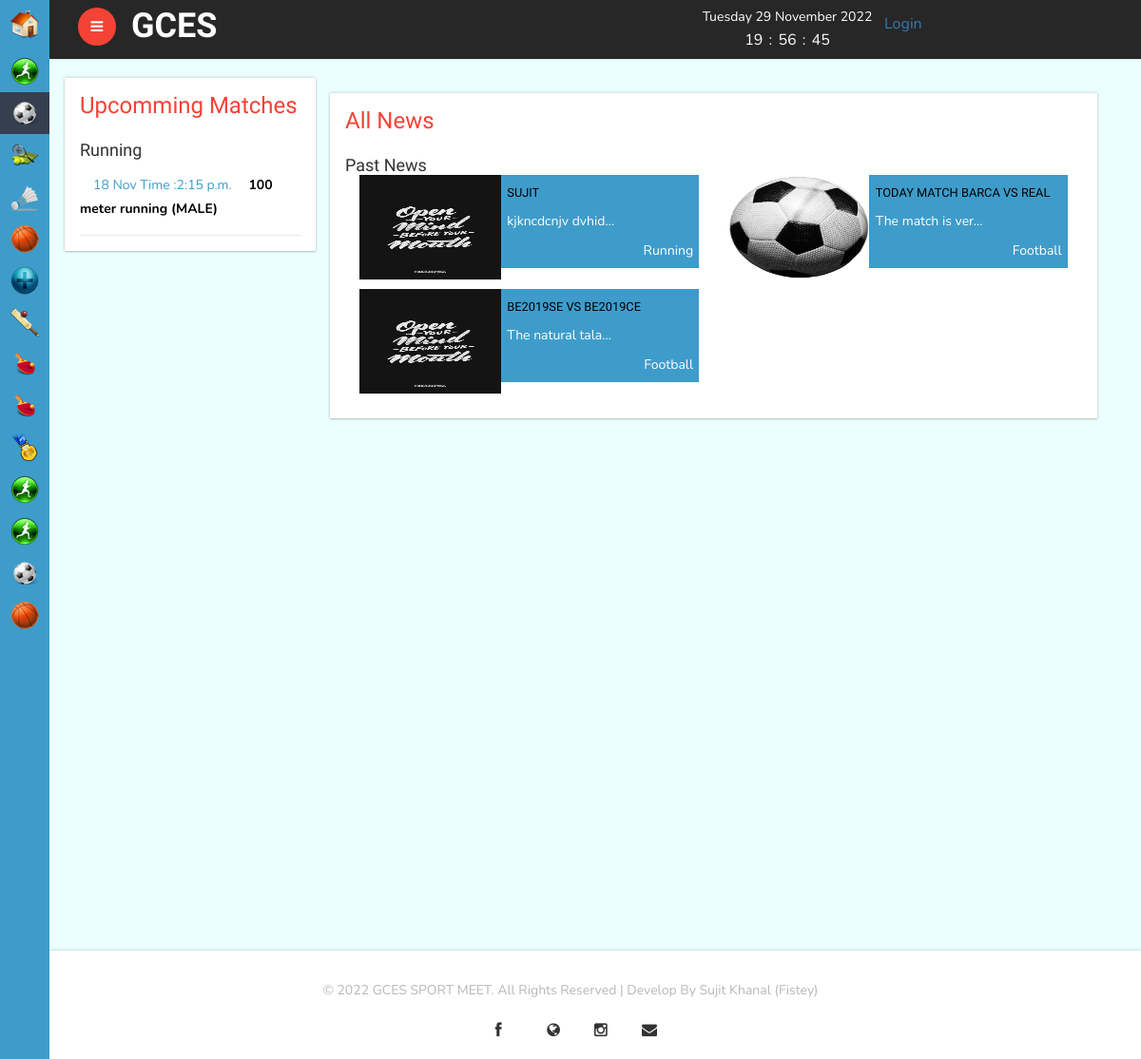
The page / on the database its author committed.
### sports/models.py (models this page shows)
class Sports(models.Model):
    MULTIPLE = 'MULTIPLE'
    SINGLE = 'SINGLE'
    TYPE_CHOICES = [
        (MULTIPLE, 'MULTIPLE'),
        (SINGLE, 'SINGLE'),
    ]
    uuid = models.UUIDField(db_index=True, default=uuid.uuid4, editable=False)
    sport_name = models.CharField(max_length=100)
    sport_type = models.CharField(max_length=9,choices=TYPE_CHOICES, default=MULTIPLE)
    icon = models.ImageField(blank=True, upload_to='images/icons')
    image = models.ImageField(blank=True, upload_to='images/sports/images')
    created = models.DateTimeField(auto_now_add=True, db_index=True)
    modified = models.DateTimeField(auto_now=True)
    def __str__(self):
        return self.sport_name

### matches/models.py (models this page shows)
class SingleMatch(models.Model):
    MALE = 'MALE'
    FEMALE = 'FEMALE'
    GENDER_CHOICES = [
        (MALE, 'MALE'),
        (FEMALE, 'FEMALE'),
    ]
    uuid = models.UUIDField(db_index=True, default=uuid.uuid4, editable=False)
    match_date = models.ForeignKey(MatchDate, on_delete=models.CASCADE, null=True)
    sports = models.ForeignKey(Sports, on_delete=models.CASCADE, null=True)
    gender = models.CharField(
        max_length=6,
        choices=GENDER_CHOICES,
        default=MALE,
    )
    description = models.CharField(max_length=255, null=True)
    game_time = models.TimeField(blank=True, null=True)
    is_finish = models.BooleanField(default=False)

class MatchDate(models.Model):
    uuid = models.UUIDField(db_index=True, default=uuid.uuid4, editable=False)
    session_year = models.ForeignKey(Session, on_delete= models.CASCADE)
    match_date = models.DateField()
    organizer = models.ForeignKey(
        Organizer,
        verbose_name=_('Organizer'),
        on_delete = models.CASCADE,
        null=True
    )
    created = models.DateTimeField(auto_now_add=True, db_index=True)
    modified = models.DateTimeField(auto_now=True)

### news/models.py (models this page shows, shortened)
class News(models.Model):
    uuid = models.UUIDField(db_index=True, default=uuid.uuid4, editable=False)
    sports = models.ForeignKey(Sports, on_delete=models.CASCADE)
    title = models.CharField(max_length=150)
    image = models.ImageField(blank=True, upload_to='images/')
    video = models.CharField(max_length=100, null=True, blank=True)
    detail = RichTextUploadingField()
    is_active = models.BooleanField(default=True)
    post_by = models.ForeignKey(User, on_delete=models.CASCADE, null=True)
    create_at = models.DateTimeField(auto_now_add=True)
    update_at = models.DateTimeField(auto_now=True)
    def image_tag(self):
        return mark_safe('<img src="{}" height="110"/>'.format(self.image.url))

### core/views.py (the view)
class HomePageView(ListView):
    model = Match
    template_name = 'index.html'
    def get_context_data(self, **kwargs):
        context = super().get_context_data(**kwargs)
        context['today_news'] = News.objects.filter(is_active=True, create_at__year = year, create_at__month=month, create_at__day=day)
        context['past_news'] = News.objects.filter(is_active=True, create_at__lt=today)
        context['singles'] = SingleMatch.objects.filter(is_finish=False).select_related('sports')
        context['multiples'] = Match.objects.filter(is_finish=False).select_related('sports')
        return context

### core/sport_context_processors.py (called while the page is built)
def all_sports(request):
    sports = Sports.objects.all()
    return {'sports':sports}

### templates/index.html (shortened to what this page needs)
{% extends 'base/base.html' %}
{% block content %}
<div id="page-wrapper">
    <div class="top-grids">
        <div class="top-grids-info">
            <div class="col-md-3 top-grid-left">
                <div class="today-match">
                    <div class="today-match-heading">
                        <h2>Upcomming Matches</h2>
                    </div>
                    <div class="match-grid">
                        <div class="match-info">
                            {% regroup singles by sports as single_game %}
                            {% for single in single_game %}
                                <h4>{{ single.grouper }}</h4>
                            <ul>
                                {% for data in single.list %}
                                    <li><span>{{data.match_date.match_date|date:"d M"}} Time :{{data.game_time}}</span> <b style="color:black">{{data.description}} ({{data.gender}})</b></li>
                                {% endfor %}
                            </ul>
                            {% endfor %}
                            {% regroup multiples by sports as multiple_game %}
                        </div>
                    </div>
                </div>
            </div>
            <div class="col-md-9 top-grid-left">
                <div class="top-big-grids">
                    <div class="col-md-12 top-grid-left-left">
                        <div class="more-sports">
                            <div class="more-sports-heading">
                                <h3>All News</h3>
                            </div>
                            {% if past_news.count > 0 %}
                            <div class="more-sports-heading">
                                <h4>Past News</h4>
                            </div>
                            <div class="more-sports-grids">
                                {% for new in past_news %}
                                <div class="col-md-6 more-sports-grid" style="margin-bottom: 10px;">
                                    <div class="more-grids">
                                        <div class="col-md-5 more-grid-left">
                                            <a href="{% url 'news_detail' new.id new.uuid %}">{{new.image_tag}}</a>
                                        </div>
                                        <div class="col-md-7 more-grid-right">
                                            <div class="more-grid-right-top">
                                                <a href="{% url 'news_detail' new.id new.uuid %}">{{new.title}}</a>
                                            </div>
                                            <div class="more-grid-right-bottom">
                                                <a href="{% url 'news_detail' new.id new.uuid %}">
                                                    {% with description=new.detail|safe %}
                                                        {{description|truncatechars:20}}
                                                    {% endwith %}</a>
                                            </div>
                                            <div class="more-grid-right-bottom pull-right">
                                                <a href="{% url 'news_detail' new.id new.uuid %}">{{new.sports}}</a>
                                            </div>
                                        </div>
                                    </div>
                                </div>
                                {% endfor %}
                                <div class="clearfix"> </div>
                            </div>
                            {% endif %}
                        </div>
                    </div>
                </div>
            </div>
        </div>
    </div>
</div>
{% endblock %}

### templates/base/base.html (shortened to what this page needs)
{% load static %}
<!DOCTYPE HTML>
<html>
<head>
<link href="{% static 'css/bootstrap.min.css' %}" rel='stylesheet' type='text/css' />
<link href="{% static 'css/style.css' %}" rel='stylesheet' type='text/css' />
<link href="{% static 'css/font-awesome.css' %}" rel="stylesheet">
<link rel="stylesheet" href="{% static 'css/icon-font.min.css' %}" type='text/css' />
</head>
 <body class="sticky-header left-side-collapsed">
    <section>
        <div class="left-side sticky-left-side">
            <div class="logo-icon text-center">
                <a href="/"><img src="{% static 'images/home.png' %}" alt="" /></a>
            </div>
            <div class="left-side-inner">
                <div class="scrollbar scrollbar1">
                    <ul class="nav nav-pills nav-stacked custom-nav">
                        {% with active_football="Football" %}
                        {% with name=request.path %}
                        {% for sport in sports %}
                        <li class="{% if sport.sport_name == active_football %}active{% endif %}"><a href="{% url 'category_result' sport.id sport.uuid %}"><img src="{{ sport.icon.url }}" alt="" /><span>{{sport.sport_name}}</span></a></li>
                        {% endfor %}
                        {% endwith %}
                        {% endwith %}
                    </ul>
                </div>
            </div>
        </div>
        <div class="main-content">
            <div class="header-section">
                <div class="move-button">
                    <a class="toggle-btn  menu-collapsed"><i class="fa fa-bars"></i></a>
                </div>
                <div class="top-logo">
                    <h1><a href="/">GCES</a></h1>
                </div>
                <div class="top-search">
                </div>
                <div class="clock-bottom">
                    <div class="clock">
                        <div id="Date"></div>
                        <ul>
                            <li id="hours"> </li>
                            <li id="point">:</li>
                            <li id="min"> </li>
                            <li id="point">:</li>
                            <li id="sec"> </li>
                        </ul>
                    </div>
                </div>
                {% if request.user.is_authenticated %}
                <div class="dropdown-grids">
                    <a href="/register-sports" class="btn btn-primary"><span>Register Player</span></a>&nbsp;
                </div>
                <div class="dropdown-grids">
                <div class="dropdown">
                    <button onclick="myFunction()" class="btn btn-danger">{{request.user.first_name}} {{request.user.last_name}}</button>
                    <div id="myDropdown" class="dropdown-content">
                      <a href="/register-sports">Register Player</a>
                      <a href="/register-profile">Your Register Player</a>
                      <a href="/accounts/logout">Logout</a>
                    </div>
                  </div>
                </div>
                  <script>
                    /* When the user clicks on the button,
                    toggle between hiding and showing the dropdown content */
                    function myFunction() {
                      document.getElementById("myDropdown").classList.toggle("show");
                    }
                    // Close the dropdown if the user clicks outside of it
                    window.onclick = function(event) {
                      if (!event.target.matches('.dropbtn')) {
                        var dropdowns = document.getElementsByClassName("dropdown-content");
                        var i;
                        for (i = 0; i < dropdowns.length; i++) {
                          var openDropdown = dropdowns[i];
                          if (openDropdown.classList.contains('show')) {
                            openDropdown.classList.remove('show');
                          }
                        }
                      }
                    }
                    </script>
                {% else %}
                <div class="dropdown-grids">
                    <a href="#" data-toggle="modal" data-target="#myModal"><span>Login</span></a>
                </div>
                {% endif %}
                <div class="clearfix"> </div>
            </div>
            {% block content %}
            {% endblock %}
        </div>
    <footer>
        <div class="copyright">
            <p>© 2022 GCES SPORT MEET. All Rights Reserved | Develop By Sujit Khanal (Fistey)
        </div>
        <div class="social">
            <ul>
                <li><a href="https://www.facebook.com/tijus.lanahk"><i class="fa fa-facebook"></i></a></li>
                <li><a href="http://khanalsujit.herokuapp.com"><i class="fa fa-globe"></i></a></li>
                <li><a href="https://www.instagram.com/developer_sujit"><i class="fa fa-instagram"></i></a></li>
                <li><a href="mailto:10sujitkhanal@gmail.com"><i class="fa fa-envelope"></i></a></li>
            </ul>
        </div>
    </footer>
    </section>
</body>
</html>

### templates/index.html (style rules this page uses)
*, *:after, *:before { box-sizing: border-box; }
:root { --color-text-primary: #1c2a38; --color-text-secondary: #8a8f98; --color-text-alert: #d72641; --color-text-icon: #dbdade; --color-bg-primary: #fff; --color-bg-secondary: #f3f5f9; --color-bg-alert: #fdeaec; --color-theme-primary: #623ce6; }

### rows shown on the page
Sports: icon (picture), grouper "Running"
Sports: icon (picture)
Sports: icon (picture)
Sports: icon (picture)
Sports: icon (picture)
Sports: icon (picture)
Sports: icon (picture)
Sports: icon (picture)
Sports: icon (picture)
Sports: icon (picture)
Sports: icon (picture)
Sports: icon (picture)
Sports: icon (picture)
Sports: icon (picture)
SingleMatch: match_date.match_date "18 Nov", game_time "2:15 p.m.", description "100 meter running", gender "MALE"
News: image_tag (picture), title "SUJIT", value "kjkncdcnjv dvhid…", sports "Running"
News: image_tag (picture), title "TODAY MATCH BARCA VS REAL", value "The match is ver…", sports "Football"
News: image_tag (picture), title "BE2019SE VS BE2019CE", value "The natural tala…", sports "Football"
